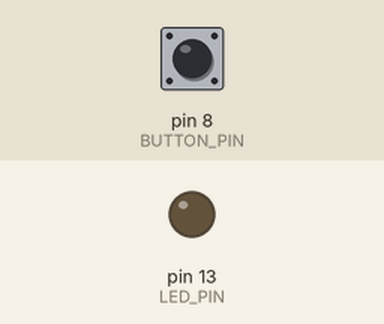
Simulated run of this sketch. Board: Arduino Uno, built with avr-gcc and run on an emulated ATmega328P. Shown: output pins drawn as LEDs (lit = HIGH). The inputs (shaded band) are chosen by the test bench; at power-on: pin 8 (BUTTON_PIN) HIGH. What the sketch prints to the serial monitor is not drawn.

Above: at 1.2 s.
1.3 s: pin 8 (BUTTON_PIN) pulled LOW for 0.15 s
At 1.42 s:
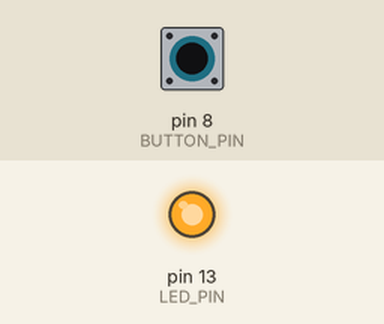
3.0 s: pin 8 (BUTTON_PIN) pulled LOW for 3.2 s
At 7.5 s:
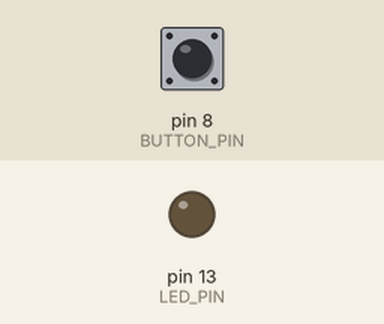
Timing chart, 0 to 9.0 s (numbered marks = the images above; inputs shaded):
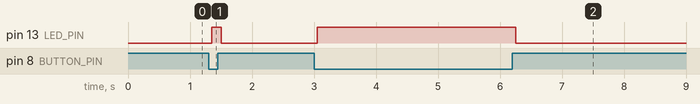

Measured:
- after the input at 1.3 s, pin 13 (LED_PIN): LOW → HIGH after 0.05 s, → LOW 0.15 s later
- after the input at 3.0 s, pin 13 (LED_PIN): LOW → HIGH after 0.05 s, → LOW 3.2 s later

The sketch:

button-switch-debounce.ino
```cpp
const unsigned int LED_PIN = 13;
const unsigned int BUTTON_PIN = 8;
unsigned int buttonReading = HIGH;
unsigned int lastButtonState = HIGH;

// debounce vars
unsigned long lastDebounceTime = 0;
unsigned long debounceDelay = 50;


void setup() {
  // put your setup code here, to run once:
  pinMode(LED_PIN, OUTPUT);
  pinMode(BUTTON_PIN, INPUT_PULLUP);
  Serial.begin(57600);
}

void loop() {

  buttonReading = digitalRead(BUTTON_PIN);

  // If the switch changed, due to noise or pressing:
  if (buttonReading != lastButtonState) {
    // reset the debouncing timer
    lastDebounceTime = millis();
  }

  if ((millis() - lastDebounceTime) > debounceDelay) {
    // whatever the reading is at, it's been there for longer than the debounce
    // delay, so take it as the actual current state:
    if(buttonReading == LOW) {
      digitalWrite(LED_PIN, HIGH);
    }
    else {
      digitalWrite(LED_PIN, LOW);
    }
    Serial.println(buttonReading);
  }

  lastButtonState = buttonReading;
}
```
